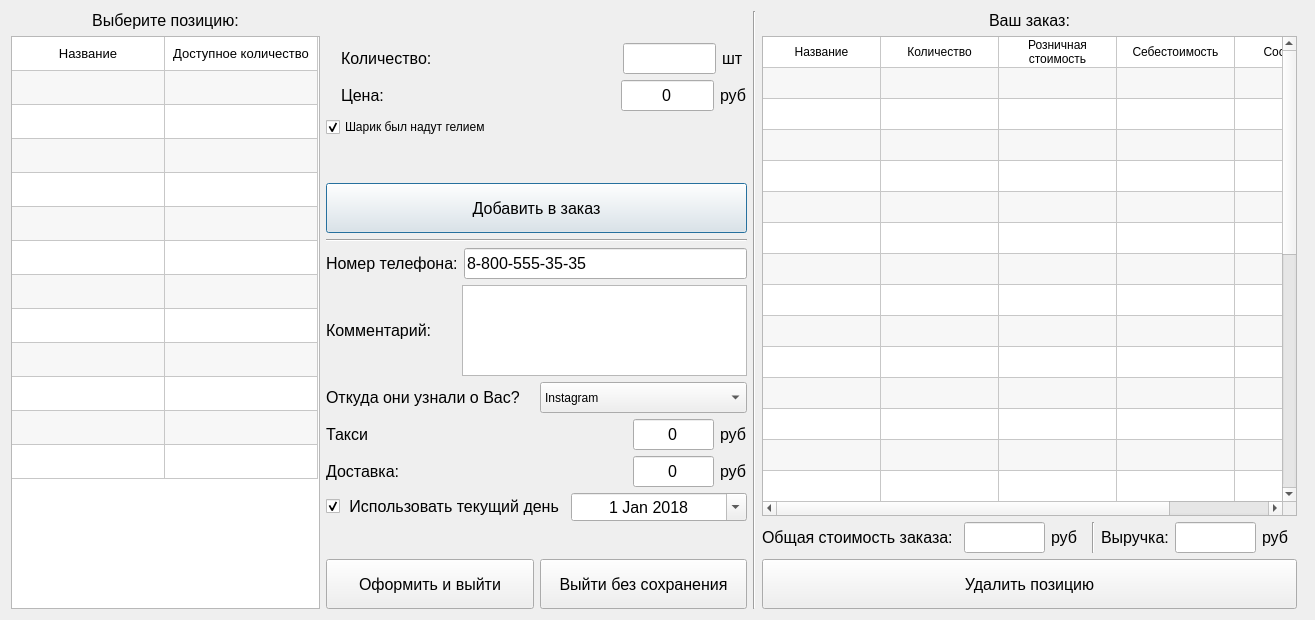
<?xml version="1.0" encoding="UTF-8"?>
<ui version="4.0">
 <class>Order</class>
 <widget class="QDialog" name="Order">
  <property name="geometry">
   <rect>
    <x>0</x>
    <y>0</y>
    <width>1315</width>
    <height>620</height>
   </rect>
  </property>
  <property name="windowTitle">
   <string>Формирование заказа</string>
  </property>
  <property name="windowIcon">
   <iconset resource="icons.qrc">
    <normaloff>:/new/prefix1/icons/baloons-512.png</normaloff>:/new/prefix1/icons/baloons-512.png</iconset>
  </property>
  <layout class="QHBoxLayout" name="horizontalLayout_13">
   <item>
    <layout class="QHBoxLayout" name="horizontalLayout_12">
     <item>
      <layout class="QVBoxLayout" name="verticalLayout_3">
       <item>
        <widget class="QLabel" name="label_2">
         <property name="text">
          <string>&lt;html&gt;&lt;head/&gt;&lt;body&gt;&lt;p align=&quot;center&quot;&gt;&lt;span style=&quot; font-size:12pt;&quot;&gt;Выберите позицию:&lt;/span&gt;&lt;/p&gt;&lt;/body&gt;&lt;/html&gt;</string>
         </property>
        </widget>
       </item>
       <item>
        <widget class="QTableWidget" name="list">
         <property name="minimumSize">
          <size>
           <width>309</width>
           <height>354</height>
          </size>
         </property>
         <property name="maximumSize">
          <size>
           <width>333</width>
           <height>16777215</height>
          </size>
         </property>
         <property name="font">
          <font>
           <pointsize>10</pointsize>
          </font>
         </property>
         <property name="editTriggers">
          <set>QAbstractItemView::NoEditTriggers</set>
         </property>
         <property name="alternatingRowColors">
          <bool>true</bool>
         </property>
         <property name="selectionMode">
          <enum>QAbstractItemView::SingleSelection</enum>
         </property>
         <property name="selectionBehavior">
          <enum>QAbstractItemView::SelectRows</enum>
         </property>
         <property name="iconSize">
          <size>
           <width>24</width>
           <height>24</height>
          </size>
         </property>
         <property name="rowCount">
          <number>13</number>
         </property>
         <property name="columnCount">
          <number>2</number>
         </property>
         <attribute name="horizontalHeaderVisible">
          <bool>false</bool>
         </attribute>
         <attribute name="horizontalHeaderDefaultSectionSize">
          <number>153</number>
         </attribute>
         <attribute name="verticalHeaderVisible">
          <bool>false</bool>
         </attribute>
         <attribute name="verticalHeaderDefaultSectionSize">
          <number>34</number>
         </attribute>
         <row/>
         <row/>
         <row/>
         <row/>
         <row/>
         <row/>
         <row/>
         <row/>
         <row/>
         <row/>
         <row/>
         <row/>
         <row/>
         <column/>
         <column/>
         <item row="0" column="0">
          <property name="text">
           <string>Название</string>
          </property>
          <property name="textAlignment">
           <set>AlignCenter</set>
          </property>
          <property name="icon">
           <iconset resource="icons.qrc">
            <normaloff>:/new/prefix1/icons/title.png</normaloff>:/new/prefix1/icons/title.png</iconset>
          </property>
         </item>
         <item row="0" column="1">
          <property name="text">
           <string>Доступное количество</string>
          </property>
          <property name="textAlignment">
           <set>AlignCenter</set>
          </property>
          <property name="icon">
           <iconset resource="icons.qrc">
            <normaloff>:/new/prefix1/icons/30162724-ed8b-4a46-93ca-37c4d4ab8d45.png</normaloff>:/new/prefix1/icons/30162724-ed8b-4a46-93ca-37c4d4ab8d45.png</iconset>
          </property>
         </item>
        </widget>
       </item>
      </layout>
     </item>
     <item>
      <layout class="QVBoxLayout" name="verticalLayout_2">
       <item>
        <spacer name="verticalSpacer">
         <property name="orientation">
          <enum>Qt::Vertical</enum>
         </property>
         <property name="sizeHint" stdset="0">
          <size>
           <width>20</width>
           <height>25</height>
          </size>
         </property>
        </spacer>
       </item>
       <item>
        <layout class="QVBoxLayout" name="verticalLayout">
         <item>
          <layout class="QHBoxLayout" name="horizontalLayout_2">
           <item>
            <spacer name="horizontalSpacer_5">
             <property name="orientation">
              <enum>Qt::Horizontal</enum>
             </property>
             <property name="sizeType">
              <enum>QSizePolicy::Fixed</enum>
             </property>
             <property name="sizeHint" stdset="0">
              <size>
               <width>15</width>
               <height>20</height>
              </size>
             </property>
            </spacer>
           </item>
           <item>
            <widget class="QLabel" name="label_3">
             <property name="minimumSize">
              <size>
               <width>0</width>
               <height>21</height>
              </size>
             </property>
             <property name="text">
              <string>&lt;html&gt;&lt;head/&gt;&lt;body&gt;&lt;p&gt;&lt;span style=&quot; font-size:12pt;&quot;&gt;         Количество:&lt;/span&gt;&lt;/p&gt;&lt;/body&gt;&lt;/html&gt;</string>
             </property>
            </widget>
           </item>
           <item>
            <spacer name="horizontalSpacer_2">
             <property name="orientation">
              <enum>Qt::Horizontal</enum>
             </property>
             <property name="sizeType">
              <enum>QSizePolicy::Expanding</enum>
             </property>
             <property name="sizeHint" stdset="0">
              <size>
               <width>69</width>
               <height>20</height>
              </size>
             </property>
            </spacer>
           </item>
           <item>
            <widget class="QLineEdit" name="count">
             <property name="minimumSize">
              <size>
               <width>40</width>
               <height>31</height>
              </size>
             </property>
             <property name="maximumSize">
              <size>
               <width>93</width>
               <height>16777215</height>
              </size>
             </property>
             <property name="font">
              <font>
               <pointsize>12</pointsize>
              </font>
             </property>
             <property name="text">
              <string/>
             </property>
             <property name="alignment">
              <set>Qt::AlignCenter</set>
             </property>
            </widget>
           </item>
           <item>
            <widget class="QLabel" name="label_18">
             <property name="text">
              <string>&lt;html&gt;&lt;head/&gt;&lt;body&gt;&lt;p&gt;&lt;span style=&quot; font-size:12pt;&quot;&gt;шт &lt;/span&gt;&lt;/p&gt;&lt;/body&gt;&lt;/html&gt;</string>
             </property>
            </widget>
           </item>
          </layout>
         </item>
         <item>
          <layout class="QHBoxLayout" name="horizontalLayout">
           <item>
            <spacer name="horizontalSpacer_6">
             <property name="orientation">
              <enum>Qt::Horizontal</enum>
             </property>
             <property name="sizeType">
              <enum>QSizePolicy::Fixed</enum>
             </property>
             <property name="sizeHint" stdset="0">
              <size>
               <width>15</width>
               <height>20</height>
              </size>
             </property>
            </spacer>
           </item>
           <item>
            <widget class="QLabel" name="label_4">
             <property name="text">
              <string>&lt;html&gt;&lt;head/&gt;&lt;body&gt;&lt;p&gt;&lt;span style=&quot; font-size:12pt;&quot;&gt;Цена:&lt;/span&gt;&lt;/p&gt;&lt;/body&gt;&lt;/html&gt;</string>
             </property>
            </widget>
           </item>
           <item>
            <spacer name="horizontalSpacer">
             <property name="orientation">
              <enum>Qt::Horizontal</enum>
             </property>
             <property name="sizeType">
              <enum>QSizePolicy::Expanding</enum>
             </property>
             <property name="sizeHint" stdset="0">
              <size>
               <width>132</width>
               <height>20</height>
              </size>
             </property>
            </spacer>
           </item>
           <item>
            <widget class="QLabel" name="hint">
             <property name="minimumSize">
              <size>
               <width>21</width>
               <height>21</height>
              </size>
             </property>
             <property name="maximumSize">
              <size>
               <width>21</width>
               <height>21</height>
              </size>
             </property>
             <property name="styleSheet">
              <string notr="true"/>
             </property>
             <property name="text">
              <string>&lt;html&gt;&lt;head/&gt;&lt;body&gt;&lt;p&gt;&lt;img src=&quot;:/new/prefix1/icons/hint.png&quot;/&gt;&lt;/p&gt;&lt;/body&gt;&lt;/html&gt;</string>
             </property>
            </widget>
           </item>
           <item>
            <widget class="QLineEdit" name="price">
             <property name="minimumSize">
              <size>
               <width>60</width>
               <height>31</height>
              </size>
             </property>
             <property name="maximumSize">
              <size>
               <width>93</width>
               <height>16777215</height>
              </size>
             </property>
             <property name="font">
              <font>
               <pointsize>12</pointsize>
              </font>
             </property>
             <property name="text">
              <string>0</string>
             </property>
             <property name="alignment">
              <set>Qt::AlignCenter</set>
             </property>
            </widget>
           </item>
           <item>
            <widget class="QLabel" name="label_17">
             <property name="text">
              <string>&lt;html&gt;&lt;head/&gt;&lt;body&gt;&lt;p&gt;&lt;span style=&quot; font-size:12pt;&quot;&gt;руб&lt;/span&gt;&lt;/p&gt;&lt;/body&gt;&lt;/html&gt;</string>
             </property>
            </widget>
           </item>
          </layout>
         </item>
         <item>
          <widget class="QCheckBox" name="checkBox">
           <property name="baseSize">
            <size>
             <width>10</width>
             <height>10</height>
            </size>
           </property>
           <property name="layoutDirection">
            <enum>Qt::LeftToRight</enum>
           </property>
           <property name="autoFillBackground">
            <bool>false</bool>
           </property>
           <property name="styleSheet">
            <string notr="true">font: 12pt &quot;MS Shell Dlg 2&quot;;</string>
           </property>
           <property name="text">
            <string>Шарик был надут гелием</string>
           </property>
           <property name="icon">
            <iconset resource="icons.qrc">
             <normaloff>:/new/prefix1/icons/8.png</normaloff>:/new/prefix1/icons/8.png</iconset>
           </property>
           <property name="iconSize">
            <size>
             <width>25</width>
             <height>25</height>
            </size>
           </property>
           <property name="checked">
            <bool>true</bool>
           </property>
          </widget>
         </item>
         <item>
          <spacer name="verticalSpacer_2">
           <property name="orientation">
            <enum>Qt::Vertical</enum>
           </property>
           <property name="sizeHint" stdset="0">
            <size>
             <width>20</width>
             <height>40</height>
            </size>
           </property>
          </spacer>
         </item>
         <item>
          <widget class="QPushButton" name="add">
           <property name="minimumSize">
            <size>
             <width>421</width>
             <height>50</height>
            </size>
           </property>
           <property name="font">
            <font>
             <pointsize>12</pointsize>
            </font>
           </property>
           <property name="text">
            <string>Добавить в заказ</string>
           </property>
           <property name="icon">
            <iconset resource="icons.qrc">
             <normaloff>:/new/prefix1/icons/add_new.png</normaloff>:/new/prefix1/icons/add_new.png</iconset>
           </property>
           <property name="iconSize">
            <size>
             <width>28</width>
             <height>28</height>
            </size>
           </property>
          </widget>
         </item>
         <item>
          <widget class="Line" name="line_2">
           <property name="orientation">
            <enum>Qt::Horizontal</enum>
           </property>
          </widget>
         </item>
         <item>
          <layout class="QHBoxLayout" name="horizontalLayout_3">
           <item>
            <widget class="QLabel" name="label_5">
             <property name="text">
              <string>&lt;html&gt;&lt;head/&gt;&lt;body&gt;&lt;p&gt;&lt;span style=&quot; font-size:12pt;&quot;&gt;Номер телефона:&lt;/span&gt;&lt;/p&gt;&lt;/body&gt;&lt;/html&gt;</string>
             </property>
            </widget>
           </item>
           <item>
            <widget class="QLineEdit" name="number">
             <property name="minimumSize">
              <size>
               <width>181</width>
               <height>31</height>
              </size>
             </property>
             <property name="font">
              <font>
               <pointsize>12</pointsize>
              </font>
             </property>
             <property name="text">
              <string>8-800-555-35-35</string>
             </property>
            </widget>
           </item>
          </layout>
         </item>
         <item>
          <layout class="QHBoxLayout" name="horizontalLayout_4">
           <item>
            <widget class="QLabel" name="label_6">
             <property name="maximumSize">
              <size>
               <width>121</width>
               <height>21</height>
              </size>
             </property>
             <property name="text">
              <string>&lt;html&gt;&lt;head/&gt;&lt;body&gt;&lt;p&gt;&lt;span style=&quot; font-size:12pt;&quot;&gt;Комментарий:&lt;/span&gt;&lt;/p&gt;&lt;/body&gt;&lt;/html&gt;</string>
             </property>
            </widget>
           </item>
           <item>
            <spacer name="horizontalSpacer_7">
             <property name="orientation">
              <enum>Qt::Horizontal</enum>
             </property>
             <property name="sizeType">
              <enum>QSizePolicy::Fixed</enum>
             </property>
             <property name="sizeHint" stdset="0">
              <size>
               <width>24</width>
               <height>20</height>
              </size>
             </property>
            </spacer>
           </item>
           <item>
            <widget class="QTextEdit" name="comment">
             <property name="minimumSize">
              <size>
               <width>241</width>
               <height>91</height>
              </size>
             </property>
             <property name="maximumSize">
              <size>
               <width>300</width>
               <height>91</height>
              </size>
             </property>
             <property name="font">
              <font>
               <pointsize>12</pointsize>
              </font>
             </property>
             <property name="readOnly">
              <bool>false</bool>
             </property>
             <property name="html">
              <string>&lt;!DOCTYPE HTML PUBLIC &quot;-//W3C//DTD HTML 4.0//EN&quot; &quot;http://www.w3.org/TR/REC-html40/strict.dtd&quot;&gt;
&lt;html&gt;&lt;head&gt;&lt;meta name=&quot;qrichtext&quot; content=&quot;1&quot; /&gt;&lt;style type=&quot;text/css&quot;&gt;
p, li { white-space: pre-wrap; }
&lt;/style&gt;&lt;/head&gt;&lt;body style=&quot; font-family:'MS Shell Dlg 2'; font-size:12pt; font-weight:400; font-style:normal;&quot;&gt;
&lt;p style=&quot;-qt-paragraph-type:empty; margin-top:0px; margin-bottom:0px; margin-left:0px; margin-right:0px; -qt-block-indent:0; text-indent:0px;&quot;&gt;&lt;br /&gt;&lt;/p&gt;&lt;/body&gt;&lt;/html&gt;</string>
             </property>
            </widget>
           </item>
          </layout>
         </item>
         <item>
          <layout class="QHBoxLayout" name="horizontalLayout_5">
           <item>
            <widget class="QLabel" name="label_7">
             <property name="text">
              <string>&lt;html&gt;&lt;head/&gt;&lt;body&gt;&lt;p&gt;&lt;span style=&quot; font-size:12pt;&quot;&gt;Откуда они узнали о Вас?&lt;/span&gt;&lt;/p&gt;&lt;/body&gt;&lt;/html&gt;</string>
             </property>
            </widget>
           </item>
           <item>
            <widget class="QComboBox" name="comboBox">
             <property name="minimumSize">
              <size>
               <width>161</width>
               <height>31</height>
              </size>
             </property>
             <property name="styleSheet">
              <string notr="true">font: 12pt &quot;MS Shell Dlg 2&quot;;</string>
             </property>
             <item>
              <property name="text">
               <string>Instagram</string>
              </property>
              <property name="icon">
               <iconset resource="icons.qrc">
                <normaloff>:/to_order/icons/instagram.png</normaloff>:/to_order/icons/instagram.png</iconset>
              </property>
             </item>
             <item>
              <property name="text">
               <string>WhatsApp</string>
              </property>
              <property name="icon">
               <iconset resource="icons.qrc">
                <normaloff>:/to_order/icons/whatsapp.png</normaloff>:/to_order/icons/whatsapp.png</iconset>
              </property>
             </item>
             <item>
              <property name="text">
               <string>Сайт</string>
              </property>
              <property name="icon">
               <iconset resource="icons.qrc">
                <normaloff>:/to_order/icons/Web_Development.png</normaloff>:/to_order/icons/Web_Development.png</iconset>
              </property>
             </item>
             <item>
              <property name="text">
               <string>Знакомые</string>
              </property>
              <property name="icon">
               <iconset resource="icons.qrc">
                <normaloff>:/to_order/icons/people.png</normaloff>:/to_order/icons/people.png</iconset>
              </property>
             </item>
             <item>
              <property name="text">
               <string>VK</string>
              </property>
              <property name="icon">
               <iconset resource="icons.qrc">
                <normaloff>:/to_order/icons/vk.png</normaloff>:/to_order/icons/vk.png</iconset>
              </property>
             </item>
             <item>
              <property name="text">
               <string>Другое</string>
              </property>
              <property name="icon">
               <iconset resource="icons.qrc">
                <normaloff>:/to_order/icons/others.png</normaloff>:/to_order/icons/others.png</iconset>
              </property>
             </item>
            </widget>
           </item>
          </layout>
         </item>
        </layout>
       </item>
       <item>
        <layout class="QHBoxLayout" name="horizontalLayout_11">
         <item>
          <widget class="QLabel" name="label_14">
           <property name="text">
            <string>&lt;html&gt;&lt;head/&gt;&lt;body&gt;&lt;p&gt;&lt;span style=&quot; font-size:12pt;&quot;&gt;Такси&lt;/span&gt;&lt;/p&gt;&lt;/body&gt;&lt;/html&gt;</string>
           </property>
          </widget>
         </item>
         <item>
          <spacer name="horizontalSpacer_3">
           <property name="orientation">
            <enum>Qt::Horizontal</enum>
           </property>
           <property name="sizeHint" stdset="0">
            <size>
             <width>40</width>
             <height>20</height>
            </size>
           </property>
          </spacer>
         </item>
         <item>
          <widget class="QLabel" name="hint_2">
           <property name="minimumSize">
            <size>
             <width>21</width>
             <height>21</height>
            </size>
           </property>
           <property name="maximumSize">
            <size>
             <width>21</width>
             <height>21</height>
            </size>
           </property>
           <property name="styleSheet">
            <string notr="true"/>
           </property>
           <property name="text">
            <string>&lt;html&gt;&lt;head/&gt;&lt;body&gt;&lt;p&gt;&lt;img src=&quot;:/new/prefix1/icons/hint.png&quot;/&gt;&lt;/p&gt;&lt;/body&gt;&lt;/html&gt;</string>
           </property>
          </widget>
         </item>
         <item>
          <widget class="QLineEdit" name="TotalCost_2">
           <property name="minimumSize">
            <size>
             <width>0</width>
             <height>31</height>
            </size>
           </property>
           <property name="maximumSize">
            <size>
             <width>81</width>
             <height>31</height>
            </size>
           </property>
           <property name="font">
            <font>
             <pointsize>12</pointsize>
            </font>
           </property>
           <property name="text">
            <string>0</string>
           </property>
           <property name="alignment">
            <set>Qt::AlignCenter</set>
           </property>
           <property name="readOnly">
            <bool>false</bool>
           </property>
           <property name="clearButtonEnabled">
            <bool>false</bool>
           </property>
          </widget>
         </item>
         <item>
          <widget class="QLabel" name="label_13">
           <property name="text">
            <string>&lt;html&gt;&lt;head/&gt;&lt;body&gt;&lt;p&gt;&lt;span style=&quot; font-size:12pt;&quot;&gt;руб&lt;/span&gt;&lt;/p&gt;&lt;/body&gt;&lt;/html&gt;</string>
           </property>
          </widget>
         </item>
        </layout>
       </item>
       <item>
        <layout class="QHBoxLayout" name="horizontalLayout_10">
         <item>
          <widget class="QLabel" name="label_16">
           <property name="text">
            <string>&lt;html&gt;&lt;head/&gt;&lt;body&gt;&lt;p&gt;&lt;span style=&quot; font-size:12pt;&quot;&gt;Доставка:&lt;/span&gt;&lt;/p&gt;&lt;/body&gt;&lt;/html&gt;</string>
           </property>
          </widget>
         </item>
         <item>
          <spacer name="horizontalSpacer_4">
           <property name="orientation">
            <enum>Qt::Horizontal</enum>
           </property>
           <property name="sizeHint" stdset="0">
            <size>
             <width>40</width>
             <height>20</height>
            </size>
           </property>
          </spacer>
         </item>
         <item>
          <widget class="QLabel" name="hint_3">
           <property name="minimumSize">
            <size>
             <width>21</width>
             <height>21</height>
            </size>
           </property>
           <property name="maximumSize">
            <size>
             <width>21</width>
             <height>21</height>
            </size>
           </property>
           <property name="styleSheet">
            <string notr="true"/>
           </property>
           <property name="text">
            <string>&lt;html&gt;&lt;head/&gt;&lt;body&gt;&lt;p&gt;&lt;img src=&quot;:/new/prefix1/icons/hint.png&quot;/&gt;&lt;/p&gt;&lt;/body&gt;&lt;/html&gt;</string>
           </property>
          </widget>
         </item>
         <item>
          <widget class="QLineEdit" name="AdditionalExpenses">
           <property name="minimumSize">
            <size>
             <width>0</width>
             <height>31</height>
            </size>
           </property>
           <property name="maximumSize">
            <size>
             <width>81</width>
             <height>31</height>
            </size>
           </property>
           <property name="font">
            <font>
             <pointsize>12</pointsize>
            </font>
           </property>
           <property name="text">
            <string>0</string>
           </property>
           <property name="alignment">
            <set>Qt::AlignCenter</set>
           </property>
           <property name="readOnly">
            <bool>false</bool>
           </property>
           <property name="clearButtonEnabled">
            <bool>false</bool>
           </property>
          </widget>
         </item>
         <item>
          <widget class="QLabel" name="label_15">
           <property name="text">
            <string>&lt;html&gt;&lt;head/&gt;&lt;body&gt;&lt;p&gt;&lt;span style=&quot; font-size:12pt;&quot;&gt;руб&lt;/span&gt;&lt;/p&gt;&lt;/body&gt;&lt;/html&gt;</string>
           </property>
          </widget>
         </item>
        </layout>
       </item>
       <item>
        <layout class="QHBoxLayout" name="horizontalLayout_6">
         <item>
          <widget class="QCheckBox" name="checkBox_2">
           <property name="font">
            <font>
             <pointsize>12</pointsize>
            </font>
           </property>
           <property name="text">
            <string> Использовать текущий день</string>
           </property>
           <property name="icon">
            <iconset resource="icons.qrc">
             <normaloff>:/new/prefix1/icons/overtime.png</normaloff>:/new/prefix1/icons/overtime.png</iconset>
           </property>
           <property name="iconSize">
            <size>
             <width>25</width>
             <height>25</height>
            </size>
           </property>
           <property name="checked">
            <bool>true</bool>
           </property>
          </widget>
         </item>
         <item>
          <widget class="QDateEdit" name="dateEdit">
           <property name="font">
            <font>
             <pointsize>12</pointsize>
            </font>
           </property>
           <property name="alignment">
            <set>Qt::AlignCenter</set>
           </property>
           <property name="correctionMode">
            <enum>QAbstractSpinBox::CorrectToPreviousValue</enum>
           </property>
           <property name="dateTime">
            <datetime>
             <hour>0</hour>
             <minute>0</minute>
             <second>0</second>
             <year>2018</year>
             <month>1</month>
             <day>1</day>
            </datetime>
           </property>
           <property name="calendarPopup">
            <bool>true</bool>
           </property>
           <property name="timeSpec">
            <enum>Qt::LocalTime</enum>
           </property>
          </widget>
         </item>
        </layout>
       </item>
       <item>
        <spacer name="verticalSpacer_3">
         <property name="orientation">
          <enum>Qt::Vertical</enum>
         </property>
         <property name="sizeHint" stdset="0">
          <size>
           <width>420</width>
           <height>13</height>
          </size>
         </property>
        </spacer>
       </item>
       <item>
        <layout class="QHBoxLayout" name="horizontalLayout_9">
         <item>
          <widget class="QPushButton" name="save_and_exit">
           <property name="minimumSize">
            <size>
             <width>150</width>
             <height>50</height>
            </size>
           </property>
           <property name="font">
            <font>
             <pointsize>12</pointsize>
            </font>
           </property>
           <property name="text">
            <string>Оформить и выйти</string>
           </property>
           <property name="icon">
            <iconset resource="icons.qrc">
             <normaloff>:/new/prefix1/icons/121-512.png</normaloff>:/new/prefix1/icons/121-512.png</iconset>
           </property>
           <property name="iconSize">
            <size>
             <width>28</width>
             <height>28</height>
            </size>
           </property>
          </widget>
         </item>
         <item>
          <widget class="QPushButton" name="exit_without_saving">
           <property name="minimumSize">
            <size>
             <width>131</width>
             <height>50</height>
            </size>
           </property>
           <property name="font">
            <font>
             <pointsize>12</pointsize>
            </font>
           </property>
           <property name="text">
            <string>Выйти без сохранения</string>
           </property>
           <property name="icon">
            <iconset resource="icons.qrc">
             <normaloff>:/new/prefix1/icons/13165939071654987882logout-md.png</normaloff>:/new/prefix1/icons/13165939071654987882logout-md.png</iconset>
           </property>
           <property name="iconSize">
            <size>
             <width>28</width>
             <height>28</height>
            </size>
           </property>
          </widget>
         </item>
        </layout>
       </item>
      </layout>
     </item>
    </layout>
   </item>
   <item>
    <widget class="Line" name="line">
     <property name="orientation">
      <enum>Qt::Vertical</enum>
     </property>
    </widget>
   </item>
   <item>
    <layout class="QVBoxLayout" name="verticalLayout_5">
     <item>
      <layout class="QVBoxLayout" name="verticalLayout_4">
       <item>
        <widget class="QLabel" name="label_8">
         <property name="font">
          <font>
           <pointsize>12</pointsize>
          </font>
         </property>
         <property name="text">
          <string>&lt;html&gt;&lt;head/&gt;&lt;body&gt;&lt;p align=&quot;center&quot;&gt;Ваш заказ:&lt;/p&gt;&lt;/body&gt;&lt;/html&gt;</string>
         </property>
        </widget>
       </item>
       <item>
        <widget class="QTableWidget" name="table">
         <property name="layoutDirection">
          <enum>Qt::LeftToRight</enum>
         </property>
         <property name="autoScrollMargin">
          <number>16</number>
         </property>
         <property name="editTriggers">
          <set>QAbstractItemView::NoEditTriggers</set>
         </property>
         <property name="dragDropMode">
          <enum>QAbstractItemView::DropOnly</enum>
         </property>
         <property name="alternatingRowColors">
          <bool>true</bool>
         </property>
         <property name="selectionBehavior">
          <enum>QAbstractItemView::SelectRows</enum>
         </property>
         <property name="iconSize">
          <size>
           <width>20</width>
           <height>20</height>
          </size>
         </property>
         <property name="rowCount">
          <number>30</number>
         </property>
         <property name="columnCount">
          <number>5</number>
         </property>
         <attribute name="horizontalHeaderVisible">
          <bool>false</bool>
         </attribute>
         <attribute name="horizontalHeaderCascadingSectionResizes">
          <bool>false</bool>
         </attribute>
         <attribute name="horizontalHeaderDefaultSectionSize">
          <number>118</number>
         </attribute>
         <attribute name="horizontalHeaderHighlightSections">
          <bool>true</bool>
         </attribute>
         <attribute name="horizontalHeaderMinimumSectionSize">
          <number>39</number>
         </attribute>
         <attribute name="horizontalHeaderStretchLastSection">
          <bool>true</bool>
         </attribute>
         <attribute name="verticalHeaderVisible">
          <bool>false</bool>
         </attribute>
         <attribute name="verticalHeaderDefaultSectionSize">
          <number>31</number>
         </attribute>
         <attribute name="verticalHeaderStretchLastSection">
          <bool>true</bool>
         </attribute>
         <row/>
         <row/>
         <row/>
         <row/>
         <row/>
         <row/>
         <row/>
         <row/>
         <row/>
         <row/>
         <row/>
         <row/>
         <row/>
         <row/>
         <row/>
         <row/>
         <row/>
         <row/>
         <row/>
         <row/>
         <row/>
         <row/>
         <row/>
         <row/>
         <row/>
         <row/>
         <row/>
         <row/>
         <row/>
         <row/>
         <column/>
         <column/>
         <column/>
         <column/>
         <column/>
         <item row="0" column="0">
          <property name="text">
           <string>Название</string>
          </property>
          <property name="textAlignment">
           <set>AlignCenter</set>
          </property>
          <property name="icon">
           <iconset resource="icons.qrc">
            <normaloff>:/new/prefix1/icons/title.png</normaloff>:/new/prefix1/icons/title.png</iconset>
          </property>
         </item>
         <item row="0" column="1">
          <property name="text">
           <string>Количество</string>
          </property>
          <property name="textAlignment">
           <set>AlignCenter</set>
          </property>
          <property name="icon">
           <iconset resource="icons.qrc">
            <normaloff>:/new/prefix1/icons/30162724-ed8b-4a46-93ca-37c4d4ab8d45.png</normaloff>:/new/prefix1/icons/30162724-ed8b-4a46-93ca-37c4d4ab8d45.png</iconset>
          </property>
         </item>
         <item row="0" column="2">
          <property name="text">
           <string>Розничная стоимость</string>
          </property>
          <property name="textAlignment">
           <set>AlignCenter</set>
          </property>
          <property name="icon">
           <iconset resource="icons.qrc">
            <normaloff>:/new/prefix1/icons/price-tag-usd.png</normaloff>:/new/prefix1/icons/price-tag-usd.png</iconset>
          </property>
         </item>
         <item row="0" column="3">
          <property name="text">
           <string>Себестоимость</string>
          </property>
          <property name="textAlignment">
           <set>AlignCenter</set>
          </property>
          <property name="icon">
           <iconset resource="icons.qrc">
            <normaloff>:/new/prefix1/icons/money.png</normaloff>:/new/prefix1/icons/money.png</iconset>
          </property>
         </item>
         <item row="0" column="4">
          <property name="text">
           <string>Состояние</string>
          </property>
          <property name="textAlignment">
           <set>AlignCenter</set>
          </property>
          <property name="icon">
           <iconset resource="icons.qrc">
            <normaloff>:/new/prefix1/icons/8.png</normaloff>:/new/prefix1/icons/8.png</iconset>
          </property>
         </item>
        </widget>
       </item>
       <item>
        <layout class="QHBoxLayout" name="horizontalLayout_8">
         <item>
          <widget class="QLabel" name="label_9">
           <property name="text">
            <string>&lt;html&gt;&lt;head/&gt;&lt;body&gt;&lt;p&gt;&lt;span style=&quot; font-size:12pt;&quot;&gt;Общая стоимость заказа:                   &lt;/span&gt;&lt;/p&gt;&lt;/body&gt;&lt;/html&gt;</string>
           </property>
          </widget>
         </item>
         <item>
          <widget class="QLineEdit" name="TotalCost">
           <property name="minimumSize">
            <size>
             <width>0</width>
             <height>31</height>
            </size>
           </property>
           <property name="maximumSize">
            <size>
             <width>81</width>
             <height>31</height>
            </size>
           </property>
           <property name="font">
            <font>
             <pointsize>12</pointsize>
            </font>
           </property>
           <property name="alignment">
            <set>Qt::AlignCenter</set>
           </property>
           <property name="readOnly">
            <bool>true</bool>
           </property>
           <property name="clearButtonEnabled">
            <bool>false</bool>
           </property>
          </widget>
         </item>
         <item>
          <widget class="QLabel" name="label_10">
           <property name="text">
            <string>&lt;html&gt;&lt;head/&gt;&lt;body&gt;&lt;p&gt;&lt;span style=&quot; font-size:12pt;&quot;&gt;руб&lt;/span&gt;&lt;/p&gt;&lt;/body&gt;&lt;/html&gt;</string>
           </property>
          </widget>
         </item>
         <item>
          <widget class="Line" name="line_3">
           <property name="orientation">
            <enum>Qt::Vertical</enum>
           </property>
          </widget>
         </item>
         <item>
          <widget class="QLabel" name="label_11">
           <property name="text">
            <string>&lt;html&gt;&lt;head/&gt;&lt;body&gt;&lt;p&gt;&lt;span style=&quot; font-size:12pt;&quot;&gt;Выручка:&lt;/span&gt;&lt;/p&gt;&lt;/body&gt;&lt;/html&gt;</string>
           </property>
          </widget>
         </item>
         <item>
          <widget class="QLineEdit" name="lineEdit">
           <property name="minimumSize">
            <size>
             <width>0</width>
             <height>31</height>
            </size>
           </property>
           <property name="maximumSize">
            <size>
             <width>81</width>
             <height>31</height>
            </size>
           </property>
           <property name="font">
            <font>
             <pointsize>12</pointsize>
            </font>
           </property>
           <property name="alignment">
            <set>Qt::AlignCenter</set>
           </property>
           <property name="readOnly">
            <bool>true</bool>
           </property>
          </widget>
         </item>
         <item>
          <widget class="QLabel" name="label_12">
           <property name="text">
            <string>&lt;html&gt;&lt;head/&gt;&lt;body&gt;&lt;p&gt;&lt;span style=&quot; font-size:12pt;&quot;&gt;руб&lt;/span&gt;&lt;/p&gt;&lt;/body&gt;&lt;/html&gt;</string>
           </property>
          </widget>
         </item>
        </layout>
       </item>
      </layout>
     </item>
     <item>
      <layout class="QHBoxLayout" name="horizontalLayout_7">
       <item>
        <widget class="QPushButton" name="del">
         <property name="minimumSize">
          <size>
           <width>0</width>
           <height>50</height>
          </size>
         </property>
         <property name="font">
          <font>
           <pointsize>12</pointsize>
          </font>
         </property>
         <property name="text">
          <string>Удалить позицию</string>
         </property>
         <property name="icon">
          <iconset resource="icons.qrc">
           <normaloff>:/new/prefix1/icons/216658.png</normaloff>:/new/prefix1/icons/216658.png</iconset>
         </property>
         <property name="iconSize">
          <size>
           <width>28</width>
           <height>28</height>
          </size>
         </property>
        </widget>
       </item>
      </layout>
     </item>
    </layout>
   </item>
   <item>
    <widget class="QLabel" name="flag">
     <property name="maximumSize">
      <size>
       <width>1</width>
       <height>1</height>
      </size>
     </property>
     <property name="text">
      <string/>
     </property>
    </widget>
   </item>
  </layout>
 </widget>
 <resources>
  <include location="icons.qrc"/>
 </resources>
 <connections/>
</ui>
